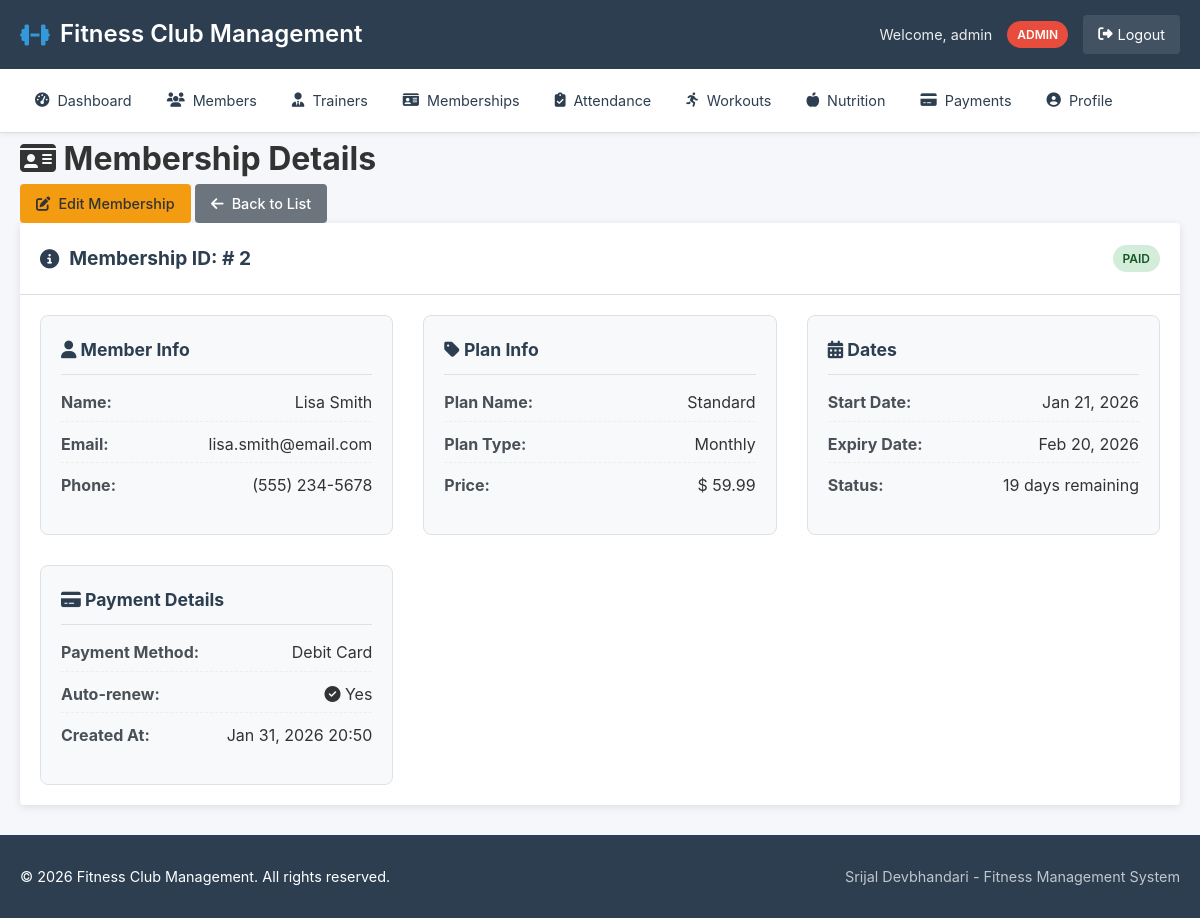
The page /memberships/view.php?id=2 (signed in) on the database its author committed.
### tables this page shows
CREATE TABLE memberships (
    id INT PRIMARY KEY AUTO_INCREMENT,
    member_id INT NOT NULL,
    plan_name VARCHAR(50) NOT NULL,
    plan_type ENUM('Monthly', 'Quarterly', 'Annual', 'Pay-as-you-go') DEFAULT 'Monthly',
    price DECIMAL(10,2) NOT NULL,
    start_date DATE NOT NULL,
    expiry_date DATE NOT NULL,
    payment_status ENUM('Paid', 'Pending', 'Overdue') DEFAULT 'Pending',
    payment_method VARCHAR(50),
    auto_renew BOOLEAN DEFAULT TRUE,
    created_at TIMESTAMP DEFAULT CURRENT_TIMESTAMP,
    FOREIGN KEY (member_id) REFERENCES members(id) ON DELETE CASCADE,
    INDEX idx_expiry (expiry_date),
    INDEX idx_status (payment_status)
);

CREATE TABLE members (
    id INT PRIMARY KEY AUTO_INCREMENT,
    user_id INT UNIQUE,
    first_name VARCHAR(50) NOT NULL,
    last_name VARCHAR(50) NOT NULL,
    email VARCHAR(100) UNIQUE NOT NULL,
    phone VARCHAR(20),
    date_of_birth DATE,
    gender ENUM('Male', 'Female', 'Other'),
    address TEXT,
    emergency_contact VARCHAR(100),
    profile_image VARCHAR(255),
    join_date DATE DEFAULT CURRENT_DATE,
    status ENUM('Active', 'Inactive', 'Suspended') DEFAULT 'Active',
    fitness_goals TEXT,
    medical_notes TEXT,
    height_cm DECIMAL(5,2),
    weight_kg DECIMAL(5,2),
    created_at TIMESTAMP DEFAULT CURRENT_TIMESTAMP,
    updated_at TIMESTAMP DEFAULT CURRENT_TIMESTAMP ON UPDATE CURRENT_TIMESTAMP,
    FOREIGN KEY (user_id) REFERENCES users(id) ON DELETE CASCADE,
    INDEX idx_status (status),
    INDEX idx_name (first_name, last_name)
);

### includes/functions.php (called while the page is built, shortened)
<?php
function has_role($role)
{
    return isset($_SESSION['user_role']) && $_SESSION['user_role'] === $role;
}
function is_admin()
{
    return has_role('admin');
}
function format_date($date_string)
{
    return date('M j, Y', strtotime($date_string));
}
function format_datetime($datetime_string)
{
    return date('M j, Y H:i', strtotime($datetime_string));
}
function e($string)
{
    return htmlspecialchars($string ?? '', ENT_QUOTES, 'UTF-8');
}
function get_status_badge($status)
{
    $status_lower = strtolower($status);
    switch ($status_lower) {
        case 'active':
        case 'paid':
        case 'completed':
            return 'success';
    }
}
?>

### public/memberships/view.php (the view, shortened to what this page needs)
<?php
require_once '../../config/config.php';
require_once '../../includes/functions.php';
$id = isset($_GET['id']) ? (int) $_GET['id'] : 0;
$stmt = $pdo->prepare("
    SELECT ms.*, m.first_name, m.last_name, m.email as member_email, m.phone
    FROM memberships ms
    JOIN members m ON ms.member_id = m.id
    WHERE ms.id = ?
");
$stmt->execute([$id]);
$membership = $stmt->fetch();
include '../../includes/header.php';
?>
<div class="content-header">
    <h1><i class="fas fa-id-card"></i> Membership Details</h1>
    <div class="header-actions">
        <?php if (is_admin()): ?>
            <a href="edit.php?id=<?php echo $id; ?>" class="btn btn-warning">
                <i class="fas fa-edit"></i> Edit Membership
            </a>
        <?php endif; ?>
        <a href="index.php" class="btn btn-secondary">
            <i class="fas fa-arrow-left"></i> Back to List
        </a>
    </div>
</div>
<div class="content-card">
    <div class="card-header">
        <h2><i class="fas fa-info-circle"></i> Membership ID: #
            <?php echo $id; ?>
        </h2>
        <span class="status-badge <?php echo get_status_badge($membership['payment_status']); ?>">
            <?php echo e($membership['payment_status']); ?>
        </span>
    </div>
    <div class="card-body">
        <div class="detail-grid">
            <div class="detail-section">
                <h3><i class="fas fa-user"></i> Member Info</h3>
                <div class="detail-item">
                    <strong>Name:</strong>
                    <span>
                        <?php echo e($membership['first_name'] . ' ' . $membership['last_name']); ?>
                    </span>
                </div>
                <div class="detail-item">
                    <strong>Email:</strong>
                    <span>
                        <?php echo e($membership['member_email']); ?>
                    </span>
                </div>
                <div class="detail-item">
                    <strong>Phone:</strong>
                    <span>
                        <?php echo e($membership['phone'] ?: 'N/A'); ?>
                    </span>
                </div>
            </div>
            <div class="detail-section">
                <h3><i class="fas fa-tag"></i> Plan Info</h3>
                <div class="detail-item">
                    <strong>Plan Name:</strong>
                    <span>
                        <?php echo e($membership['plan_name']); ?>
                    </span>
                </div>
                <div class="detail-item">
                    <strong>Plan Type:</strong>
                    <span>
                        <?php echo e($membership['plan_type']); ?>
                    </span>
                </div>
                <div class="detail-item">
                    <strong>Price:</strong>
                    <span>$
                        <?php echo number_format($membership['price'], 2); ?>
                    </span>
                </div>
            </div>
            <div class="detail-section">
                <h3><i class="fas fa-calendar-alt"></i> Dates</h3>
                <div class="detail-item">
                    <strong>Start Date:</strong>
                    <span>
                        <?php echo format_date($membership['start_date']); ?>
                    </span>
                </div>
                <div class="detail-item">
                    <strong>Expiry Date:</strong>
                    <span>
                        <?php echo format_date($membership['expiry_date']); ?>
                    </span>
                </div>
                <?php
                $days_left = ceil((strtotime($membership['expiry_date']) - time()) / (60 * 60 * 24));
                ?>
                <div class="detail-item">
                    <strong>Status:</strong>
                    <span
                        class="<?php echo $days_left < 0 ? 'text-danger' : ($days_left <= 7 ? 'text-warning' : 'text-success'); ?>">
                        <?php echo $days_left < 0 ? 'Expired' : ($days_left == 0 ? 'Expires today' : "$days_left days remaining"); ?>
                    </span>
                </div>
            </div>
            <div class="detail-section">
                <h3><i class="fas fa-credit-card"></i> Payment Details</h3>
                <div class="detail-item">
                    <strong>Payment Method:</strong>
                    <span>
                        <?php echo e($membership['payment_method'] ?: 'Not specified'); ?>
                    </span>
                </div>
                <div class="detail-item">
                    <strong>Auto-renew:</strong>
                    <span>
                        <?php echo $membership['auto_renew'] ? '<i class="fas fa-check-circle text-success"></i> Yes' : '<i class="fas fa-times-circle text-danger"></i> No'; ?>
                    </span>
                </div>
                <div class="detail-item">
                    <strong>Created At:</strong>
                    <span>
                        <?php echo format_datetime($membership['created_at']); ?>
                    </span>
                </div>
            </div>
        </div>
    </div>
</div>
<?php include '../../includes/footer.php'; ?>

### assets/css/style.css (style rules this page uses)
* { margin: 0; padding: 0; box-sizing: border-box; }
:root { --primary-color: #2c3e50; --secondary-color: #3498db; --success-color: #27ae60; --warning-color: #f39c12; --danger-color: #e74c3c; --info-color: #2980b9; --light-color: #ecf0f1; --dark-color: #2c3e50; --gray-color: #95a5a6; --border-color: #ddd; --shadow: 0 2px 10px rgba(0, 0, 0, 0.1); --border-radius: 4px; --transition: all 0.3s ease; }
body { font-family: -apple-system, BlinkMacSystemFont, 'Segoe UI', Roboto, Oxygen, Ubuntu, sans-serif; line-height: 1.6; color: #333; background-color: #f5f7fa; min-height: 100vh; display: flex; flex-direction: column; }
.content-card { background: white; border-radius: var(--border-radius); box-shadow: var(--shadow); margin-bottom: 30px; overflow: hidden; }
.card-header { padding: 20px; border-bottom: 1px solid var(--border-color); display: flex; justify-content: space-between; align-items: center; }
.card-header h2 { font-size: 1.2rem; color: var(--dark-color); display: flex; align-items: center; gap: 10px; }
.card-body { padding: 20px; }
.status-badge, .badge { display: inline-block; padding: 4px 10px; border-radius: 20px; font-size: 0.75rem; font-weight: 600; text-transform: uppercase; }
.status-badge.success, .badge.success { background-color: #d4edda; color: #155724; }
.btn { display: inline-flex; align-items: center; justify-content: center; gap: 8px; padding: 8px 16px; border: none; border-radius: var(--border-radius); font-size: 0.9rem; font-weight: 500; text-decoration: none; cursor: pointer; transition: var(--transition); white-space: nowrap; }
.btn-secondary { background-color: #6c757d; color: white; }
.btn-warning { background-color: var(--warning-color); color: #333; }

### public/memberships/view.php (style rules this page uses)
.detail-grid { display: grid; grid-template-columns: repeat(auto-fit, minmax(300px, 1fr)); gap: 30px; }
.detail-section { background: #f8f9fa; padding: 20px; border-radius: 8px; border: 1px solid #dee2e6; }
.detail-section h3 { margin-top: 0; margin-bottom: 15px; padding-bottom: 10px; border-bottom: 1px solid #dee2e6; font-size: 1.1rem; color: #2c3e50; }
.detail-item { display: flex; justify-content: space-between; margin-bottom: 10px; padding-bottom: 5px; border-bottom: 1px dashed #eee; }
.detail-item:last-child { border-bottom: none; }
.detail-item strong { color: #495057; }

### rows shown on the page
memberships: payment_status "PAID", member.last_name "Lisa Smith", member.email "lisa.smith@email.com", member.phone "(555) 234-5678", plan_name "Standard", plan_type "Monthly", price "59.99", start_date "Jan 21, 2026", expiry_date "Feb 20, 2026", expiry_date "19", payment_method "Debit Card", created_at "Jan 31, 2026 20:50"

### other values the page prints
SITE_NAME "Fitness Club Management"
$_SESSION['user_name'] "admin"
$_SESSION['user_role'] "ADMIN"
$id "2"
